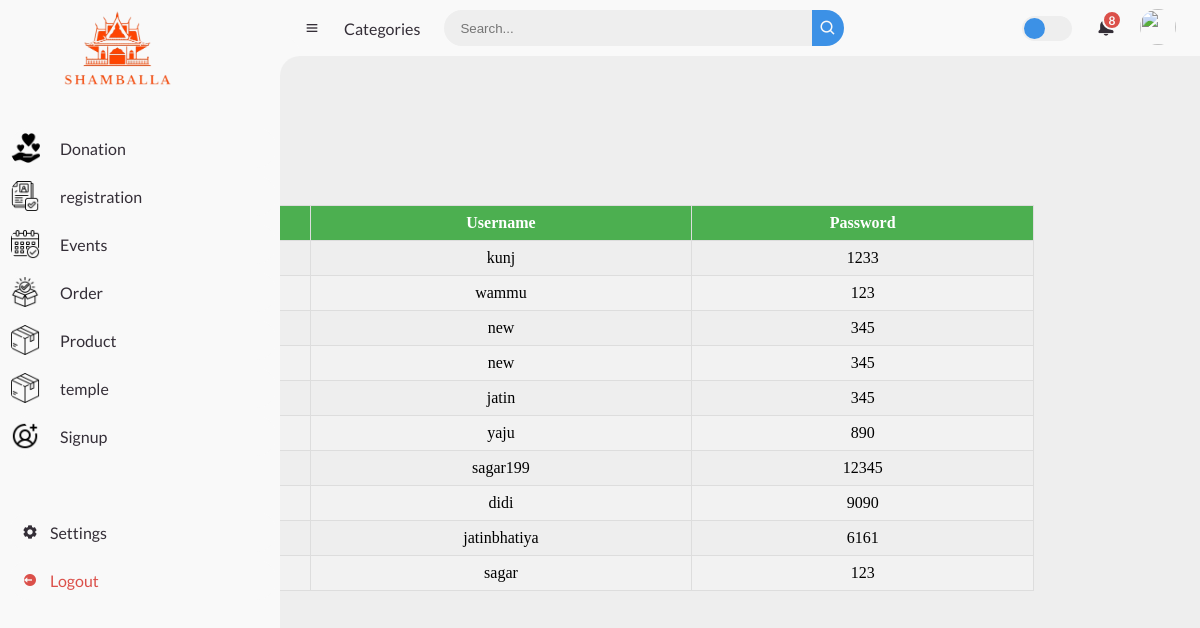
The app's page /admin/signup.php with its own data.
### tables this page shows
CREATE TABLE `signup` (
  `user_id` int(11) NOT NULL,
  `username` varchar(20) NOT NULL,
  `password` varchar(10) NOT NULL
);

### admin/function.php (called while the page is built)
<?php
require_once 'db.php';
function display_data(){
    global $con;
    $query = "select * from signup";
    $result = mysqli_query($con,$query);
    return $result;
}
?>

### admin/signup.php (the view, shortened to what this page needs)
<?php
require_once 'db.php';
require_once 'function.php';
$result = display_data();
?>
<!DOCTYPE html>
<html lang="en">
<head>
	<link href='https://unpkg.com/boxicons@2.0.9/css/boxicons.min.css' rel='stylesheet'>
	<link rel="stylesheet" href="table1.css ">
</head>
<body id="bda">
<?php include("index.php");?>
<div class="table-data">
    <div class="order">
                <div class="head">
                    <h3>signup</h3>
                </div>
                    <table>
                    <thead>
                        <tr>
                            <th>ID</th>
                            <th>Username</th>
                            <th>Password</th>
                        </tr>
                    </thead>
                            <tr>
                                <?php
                                    while($row = mysqli_fetch_assoc($result))
                                    {
                                ?>
                                <td><?php echo $row['user_id']; ?></td>
                                <td><?php echo $row['username']; ?></td>
                                <td><?php echo $row['password']; ?></td>
                                </tr>
                                <?php
                                    }
                                ?>
                    </table>
    </div>
</div>
</body>

### admin/table1.css (style rules this page uses)
.table-data { max-width: 900px; padding: 1rem; margin: auto; }
.order { margin-top: 20px; }
table { border-collapse: collapse; width: 100%; }
th, td { border: 1px solid #ddd; padding: 8px; text-align: center; }
th { background-color: #4CAF50; color: white; }

### admin/style.css (style rules this page uses)
* { margin: 0; padding: 0; box-sizing: border-box; }
:root { --poppins: 'Poppins', sans-serif; --lato: 'Lato', sans-serif; --light: #F9F9F9; --blue: #3C91E6; --light-blue: #CFE8FF; --grey: #eee; --dark-grey: #AAAAAA; --dark: #342E37; --red: #DB504A; --yellow: #FFCE26; --light-yellow: #FFF2C6; --orange: #FD7238; --light-orange: #FFE0D3; }
html { overflow-x: hidden; }
body { background: var(--grey); overflow-x: hidden; }

### records on screen
signup: username "kunj", password "1233"
signup: username "wammu", password "123"
signup: username "new", password "345"
signup: username "new", password "345"
signup: username "jatin", password "345"
signup: username "yaju", password "890"
signup: username "sagar199", password "12345"
signup: username "didi", password "9090"
signup: username "jatinbhatiya", password "6161"
signup: username "sagar", password "123"
